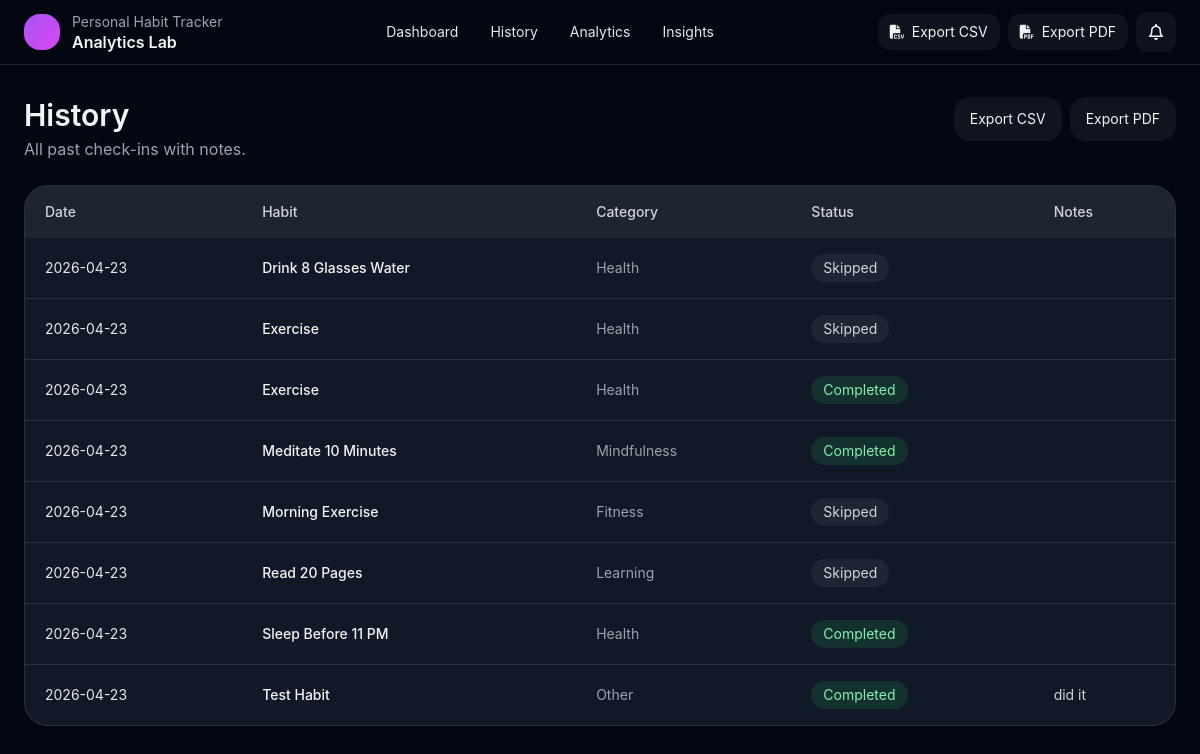
The app's page /history with its own data.
### models/habit_entry.py (models this page shows, shortened)
class HabitEntry(db.Model):
    __tablename__ = "habit_entries"
    id = db.Column(db.Integer, primary_key=True)
    habit_id = db.Column(db.Integer, db.ForeignKey("habits.id"), nullable=False, index=True)
    date = db.Column(db.String(10), nullable=False, index=True)
    completed = db.Column(db.Boolean, nullable=False, default=False)
    notes = db.Column(db.Text, nullable=True)
    habit = db.relationship("Habit", back_populates="entries")
    __table_args__ = (
        db.UniqueConstraint("habit_id", "date", name="uq_habit_entries_habit_date"),
    )

### models/habit.py (models this page shows, shortened)
class Habit(db.Model):
    __tablename__ = "habits"
    id = db.Column(db.Integer, primary_key=True)
    name = db.Column(db.String(120), nullable=False)
    category = db.Column(db.String(60), nullable=False, default="Other")
    target_per_week = db.Column(db.Integer, nullable=False, default=7)
    created_at = db.Column(db.DateTime, nullable=False, default=datetime.utcnow)
    entries = db.relationship(
        "HabitEntry",
        back_populates="habit",
        lazy="select",
        cascade="all, delete-orphan",
    )

### app.py (the view)
    @app.get("/history")
    def history():
        entries = HabitEntry.query.join(Habit).order_by(HabitEntry.date.desc(), Habit.name.asc()).all()
        return render_template("history.html", entries=entries)

### templates/history.html (shortened to what this page needs)
{% extends 'base.html' %}
{% block content %}
<div class="flex items-start justify-between gap-4 mb-6">
    <div>
        <h1 class="text-3xl font-semibold">History</h1>
        <p class="text-gray-400 mt-1">All past check-ins with notes.</p>
    </div>
    <div class="hidden sm:flex items-center gap-2">
        <a href="{{ url_for('export_csv') }}" class="rounded-2xl bg-white/5 hover:bg-white/10 px-4 py-3 text-sm">Export CSV</a>
        <a href="{{ url_for('export_pdf') }}" class="rounded-2xl bg-white/5 hover:bg-white/10 px-4 py-3 text-sm">Export PDF</a>
    </div>
</div>
<div class="rounded-3xl border border-white/10 bg-gray-900 overflow-hidden">
    <div class="overflow-x-auto">
        <table class="min-w-full text-sm">
            <thead class="bg-white/5 text-gray-300">
                <tr>
                    <th class="text-left font-medium px-5 py-4">Date</th>
                    <th class="text-left font-medium px-5 py-4">Habit</th>
                    <th class="text-left font-medium px-5 py-4">Category</th>
                    <th class="text-left font-medium px-5 py-4">Status</th>
                    <th class="text-left font-medium px-5 py-4">Notes</th>
                </tr>
            </thead>
            <tbody class="divide-y divide-white/10">
                {% for entry in entries %}
                <tr class="hover:bg-white/5">
                    <td class="px-5 py-4 text-gray-200 whitespace-nowrap">{{ entry.date }}</td>
                    <td class="px-5 py-4 text-gray-100 font-medium">{{ entry.habit.name }}</td>
                    <td class="px-5 py-4 text-gray-400">{{ entry.habit.category }}</td>
                    <td class="px-5 py-4">
                        {% if entry.completed %}
                            <span class="inline-flex items-center rounded-full bg-green-500/15 text-green-300 px-3 py-1">Completed</span>
                        {% else %}
                            <span class="inline-flex items-center rounded-full bg-gray-500/15 text-gray-300 px-3 py-1">Skipped</span>
                        {% endif %}
                    </td>
                    <td class="px-5 py-4 text-gray-300">{{ entry.notes or '' }}</td>
                </tr>
                {% endfor %}
            </tbody>
        </table>
    </div>
</div>
{% endblock %}

### templates/base.html (style rules this page uses)
body { font-family: 'Inter', system-ui, sans-serif; }

### records on screen
HabitEntry: date "2026-04-23", habit.name "Drink 8 Glasses Water", habit.category "Health", completed "Skipped"
HabitEntry: date "2026-04-23", habit.name "Exercise", habit.category "Health", completed "Skipped"
HabitEntry: date "2026-04-23", habit.name "Exercise", habit.category "Health", completed "Completed"
HabitEntry: date "2026-04-23", habit.name "Meditate 10 Minutes", habit.category "Mindfulness", completed "Completed"
HabitEntry: date "2026-04-23", habit.name "Morning Exercise", habit.category "Fitness", completed "Skipped"
HabitEntry: date "2026-04-23", habit.name "Read 20 Pages", habit.category "Learning", completed "Skipped"
HabitEntry: date "2026-04-23", habit.name "Sleep Before 11 PM", habit.category "Health", completed "Completed"
HabitEntry: date "2026-04-23", habit.name "Test Habit", habit.category "Other", completed "Completed", notes "did it"
